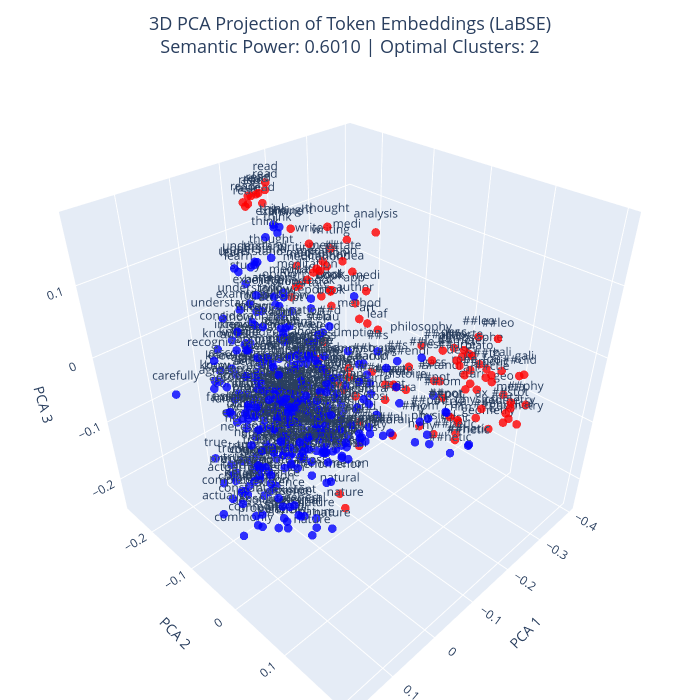

The notebook cell saved with this chart:
### Code cell
# 11. 3D інтерективна візуалізація з Plotly
fig = go.Figure()

# Додавання кластерів з різними кольорами
colors = ['red', 'blue', 'green', 'orange', 'purple', 'yellow', 'cyan', 'magenta', 'brown']

for i in range(optimal_n_components):
    cluster_indices = np.where(labels == i)[0]
    fig.add_trace(go.Scatter3d(
        x=embeddings_3d[cluster_indices, 0],
        y=embeddings_3d[cluster_indices, 1],
        z=embeddings_3d[cluster_indices, 2],
        mode='markers+text',
        text=[tokens_cleaned[j] for j in cluster_indices],
        textposition='top center',
        marker=dict(
            size=5,
            color=colors[i % len(colors)],
            opacity=0.8
        ),
        name=f'Cluster {i + 1}'
    ))

title_text = (
    f"3D PCA Projection of Token Embeddings (LaBSE)<br>"
    f"Semantic Power: {semantic_force:.4f} | Optimal Clusters: {optimal_n_components}"
)

fig.update_layout(
    title=dict(
        text=title_text,
        x=0.5,
        xanchor='center',
        yanchor='top',
        font=dict(size=18)
    ),
    scene=dict(
        xaxis_title='PCA 1',
        yaxis_title='PCA 2',
        zaxis_title='PCA 3',
        aspectmode='cube'
    ),
    margin=dict(l=0, r=0, b=0, t=60),
    width=700,   
    height=700,
    showlegend=False
)

fig.show()

### Figure 1 — Plotly figure (JSON) as saved in the notebook; plotly's stock layout.template omitted (floating-point values rounded to 4 significant figures; data arrays with more than 128 entries replaced by an {"elided": "..."} marker saying what was removed)
{"data": [{"marker": {"color": "red", "opacity": 0.8, "size": 5}, "mode": "markers+text", "name": "Cluster 1", "text": ["deep", "hy", "##hetic", "ari", "##th", "##metic", "geometry", "meta", "##phy", "##sic", "physics", "morali", "ax", "time", "chim", "human", "mind", "thought", "meditation", "medi", "fd", "##um", "medi", "##tandi", "philosophy", "world", "genius", "entry", "nature", "desc", "##arte", "read", "writing", "friend", "read", "new", "philosophe", "read", "bacon", "gass", "##endi", "hand", "style", "read", "gali", "##leo", "desc", "##arte", "geo", "##meter", "writing", "deep", "meditation", "medi", "##tate", "read", "book", "meditation", "meditation", "natural", "meditation", "book", "thought", "book", "read", "idea", "read", "geometry", "book", "fou", "##ctie", "read", "eu", "##clid", "read", "novel", "histoire", "method", "author", "plato", "ari", "##stot", "ancient", "philosophe", "gali", "##leo", "desc", "##arte", "desc", "##arte", "meta", "##physical", "physical", "meditation", "read", "book", "write", "leaf", "work", "analysis", "deep", "art", "robe", "##rva", "geometry", "ax", "##iom"], "textposition": "top center", "type": "scatter3d", "x": [-0.08875, -0.09013, -0.08881, -0.2202, -0.2017, -0.2119, -0.3017, -0.2532, -0.3191, -0.1382, -0.3255, -0.1637, -0.1424, -0.09342, -0.1713, -0.1273, -0.09784, -0.0882, -0.128, -0.1396, -0.3642, -0.1173, -0.1916, -0.1655, -0.3304, -0.1674, -0.1278, -0.07191, -0.0908, -0.07258, -0.06512, -0.141, -0.1504, -0.1853, -0.1369, -0.09354, -0.3951, -0.137, -0.2011, -0.2527, -0.1361, -0.08698, -0.09479, -0.1032, -0.3486, -0.2892, -0.1429, -0.1297, -0.3861, -0.2308, -0.1798, -0.145, -0.1704, -0.1649, -0.04764, -0.1371, -0.1936, -0.13, -0.1174, -0.1119, -0.1157, -0.1914, -0.1307, -0.1713, -0.1507, -0.1545, -0.1083, -0.3308, -0.1537, -0.2713, -0.1964, -0.09166, -0.2163, -0.3271, -0.09243, -0.1165, -0.2114, -0.1293, -0.1731, -0.2584, -0.2281, -0.2678, -0.1781, -0.3534, -0.3407, -0.2637, -0.121, -0.1106, -0.1141, -0.09132, -0.2783, -0.2789, -0.2098, -0.1262, -0.1005, -0.1707, -0.1164, -0.179, -0.08097, -0.2291, -0.09973, -0.1698, -0.1992, -0.09976, -0.304, -0.1579, -0.08111], "y": [-0.09809, 0.1113, 0.1672, 0.1085, 0.1403, 0.1353, 0.104, 0.1518, 0.1496, 0.1396, 0.06778, 0.01704, 0.1382, -0.002226, 0.1227, -0.05284, -0.1291, -0.1146, -0.1392, -0.1012, 0.02784, 0.05194, -0.06049, 0.09179, -0.04757, -0.05128, -0.02147, 0.002178, -0.02064, 0.06529, 0.08402, -0.2542, -0.1641, -0.1425, -0.2428, -0.1303, 0.005159, -0.2182, -0.05407, 0.02899, 0.05881, -0.009448, -0.03731, -0.2214, 0.0896, 0.07619, 0.09072, 0.1139, 0.07982, 0.08559, -0.1194, -0.1195, -0.1196, -0.07573, 0.01181, -0.209, -0.1326, -0.1047, -0.1003, -0.05016, -0.1114, -0.1282, -0.08319, -0.1328, -0.2245, -0.05749, -0.2014, 0.1206, -0.0975, 0.1131, 0.1529, -0.2028, 0.1041, 0.129, -0.215, -0.09609, 0.005473, -0.02437, -0.0664, 0.09884, 0.1157, 0.1507, -0.009856, 0.03439, 0.1299, 0.1197, 0.1349, 0.1549, 0.149, 0.1575, 0.145, 0.1374, 0.06169, -0.09526, -0.188, -0.115, -0.1063, -0.02767, -0.1026, -0.07271, -0.06588, -0.04061, 0.1099, 0.1505, 0.1473, 0.1627, 0.1479], "z": [-0.07187, -0.02657, -0.0164, -0.01698, 0.02538, 0.007257, -0.1238, -0.05382, -0.06774, -0.04288, -0.1334, -0.1224, -0.02569, -0.04028, -0.04943, -0.0672, 0.05138, 0.1501, 0.0562, 0.09927, -0.085, -0.01011, 0.05762, -0.000758, -0.06442, -0.1366, -0.1455, 0.01091, -0.2419, 0.01655, 0.02794, 0.1425, 0.06938, -0.0497, 0.1463, -0.08443, -0.07828, 0.1432, -0.06598, -0.06159, 0.01549, -0.01231, -0.03766, 0.145, -0.05293, 0.01385, 0.03612, 0.06374, -0.1108, 0.008631, 0.1006, -0.05478, 0.07794, 0.1291, 0.1598, 0.1728, 0.03071, 0.09054, 0.09017, -0.2434, 0.07685, 0.03487, 0.1517, 0.03005, 0.1563, 0.09557, 0.1653, -0.1099, 0.03379, -0.02111, 0.01489, 0.1561, -0.02621, -0.03537, 0.1546, -0.09351, -0.07151, 0.0504, 0.04368, -0.006209, -0.02569, -0.05226, -0.0824, -0.05489, -0.03789, 0.03711, 0.07884, 0.08827, 0.06478, 0.08303, -0.05049, -0.08629, -0.116, 0.09158, 0.1719, 0.04513, 0.1266, 0.01796, 0.08034, 0.1244, -0.03249, 0.02504, 0.00395, 0.002337, -0.09443, -0.003466, 0.03511]}, {"marker": {"color": "blue", "opacity": 0.8, "size": 5}, "mode": "markers+text", "name": "Cluster 2", "text": {"elided": "403 str values"}, "textposition": "top center", "type": "scatter3d", "x": {"elided": "403 float values"}, "y": {"elided": "403 float values"}, "z": {"elided": "403 float values"}}], "layout": {"height": 700, "margin": {"b": 0, "l": 0, "r": 0, "t": 60}, "scene": {"aspectmode": "cube", "xaxis": {"title": {"text": "PCA 1"}}, "yaxis": {"title": {"text": "PCA 2"}}, "zaxis": {"title": {"text": "PCA 3"}}}, "showlegend": false, "title": {"font": {"size": 18}, "text": "3D PCA Projection of Token Embeddings (LaBSE)<br>Semantic Power: 0.6010 | Optimal Clusters: 2", "x": 0.5, "xanchor": "center", "yanchor": "top"}, "width": 700}}
